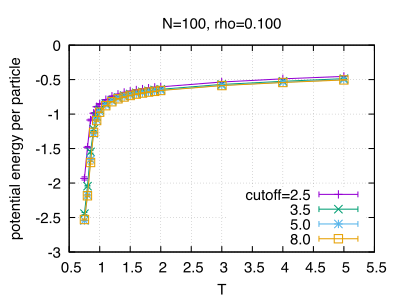

Recreate this plot in gnuplot.
set key bottom
set grid
set title 'N=100, rho=0.100'
set xlabel 'T'
set ylabel 'potential energy per particle'
plot \
"n100-cut2.5/lj-n100-r0.100-cut2.5.dat" using 1:3:4 with errorlines title 'cutoff=2.5', \
"n100-cut3.5/lj-n100-r0.100-cut3.5.dat" using 1:3:4 with errorlines title '3.5', \
"n100-cut5.0/lj-n100-r0.100-cut5.0.dat" using 1:3:4 with errorlines title '5.0', \
"n100-cut8.0/lj-n100-r0.100-cut8.0.dat" using 1:3:4 with errorlines title '8.0'
